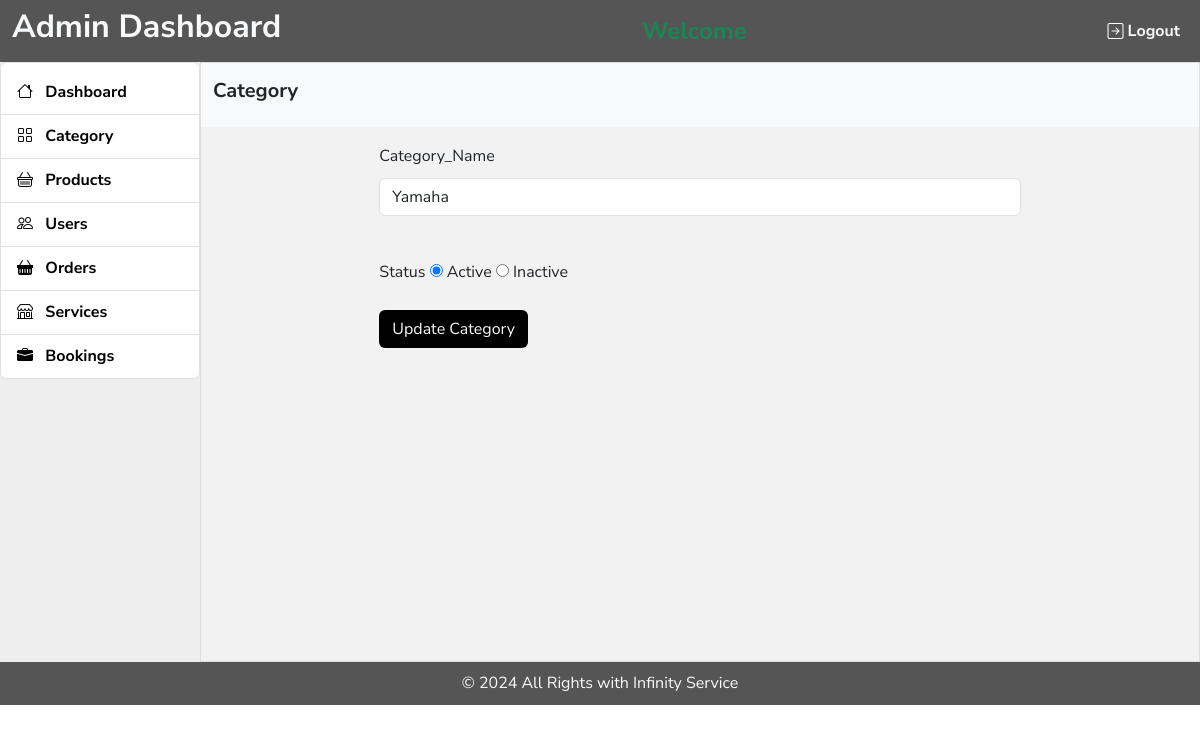
Page /addCategory.php?eid=7 on the committed database.
### tables this page shows
CREATE TABLE `categories` (
  `id` int(11) NOT NULL,
  `category_name` varchar(30) DEFAULT NULL,
  `Status` tinyint(4) NOT NULL
);

### addCategory.php (the view, shortened to what this page needs)
<?php
require 'connection.php';
if(isset($_GET['eid']))
{
    $sql_select_single = "SELECT * FROM Categories WHERE id=$_GET[eid]";
    $result_single = $conn->query($sql_select_single);
    $category = $result_single->fetch_assoc();
}
?>
<?php include 'dashboard_top.php'; ?>
<div class="col-md-10" style="background:#f2f2f2; min-height:600px; border:1px solid #dddddd">
      <div class="row">
            <div class="col-12 py-3 bg-light">
                  <h5>Category</h5>
            </div>
      </div>
      <div class="row pt-3">
            <div class="col-md-8 offset-md-2">
                  <form action="" method="POST">
                        <div class="form-group mb-3">
                              <label class="form-label">Category_Name</label>
                              <input type="text" name="cname" class="form-control"
                                    value="<?php if(isset($_GET['eid'])) echo $category['category_name']; ?>">
                              <br>
                        </div>
                        <div class="form-group mb-3">
                              <label class="form-label">Status</label>
                              <input type="radio" name="status" value="1" id="active"
                                    <?php if(isset($_GET['eid'])&& $category['Status']) echo 'checked'; ?> />
                              <label for="active">Active</label>
                              <input type="radio" name="status" value="0" id="inactive"
                                    <?php if(isset($_GET['eid'])&& !$category['Status']) echo 'checked'; ?> />
                              <label for="inactive">Inactive</label>
                        </div>
                        <div class="form-group">
                              <?php if(isset($_GET['eid'])) {
                  echo '<input type="submit" name="btnUpdateCategory" class="btn btn-bg text-light" value="Update Category"/>';
                    }
                    else {
                    echo '<input type="submit" name="btnAddCategory" class="btn btn-bg text-light" value="Add Category"/>';
                   }
                ?>
                        </div>
                  </form>
            </div>
      </div>
</div>
<?php include 'dashboard_bottom.php'; ?>

### css/style.css (style rules this page uses)
* { margin: 0; padding: 0; box-sizing: border-box; }
:root { --black: #000; --bg: #555555; --primary: rgb(64, 117, 212); --darkprimary: #375da1; --white: #fff; --red: #dc3545; }
body { font-family: "Nunito Sans", sans-serif !important; font-size: 16px !important; line-height: 27px !important; font-weight: 400 !important; }
h1, h2, h3, h4, h5, h6 { font-weight: 700 !important; }
.btn-bg { background-color: var(--black) !important; }

### rows in the picture
categories: cname "Yamaha", Status "☑ Active", Status "☐ Inactive"
